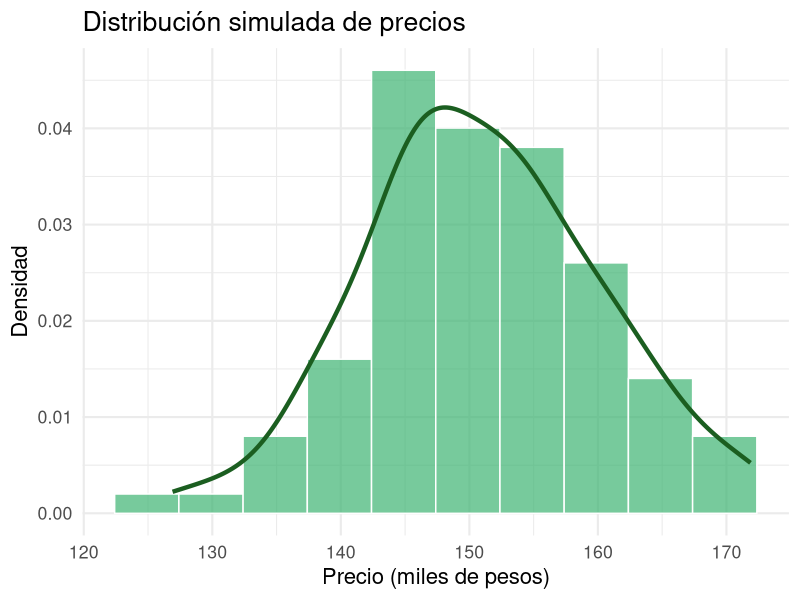
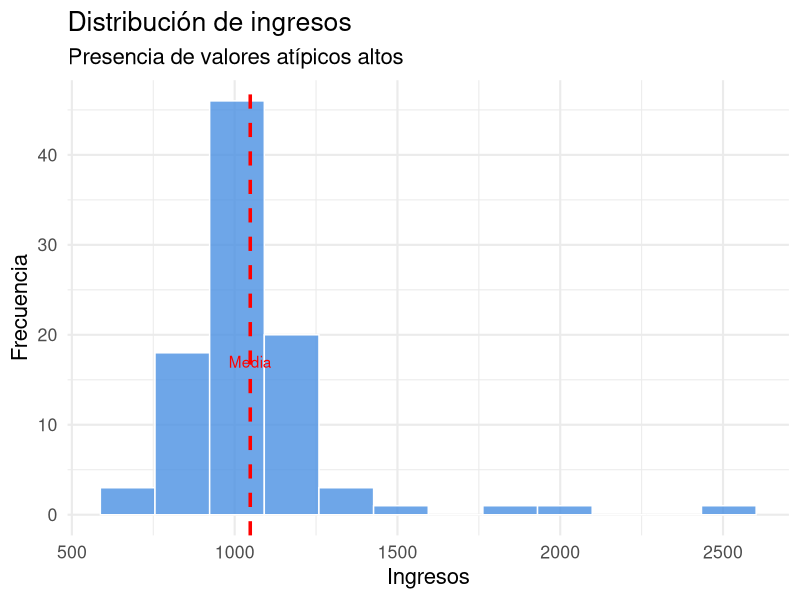
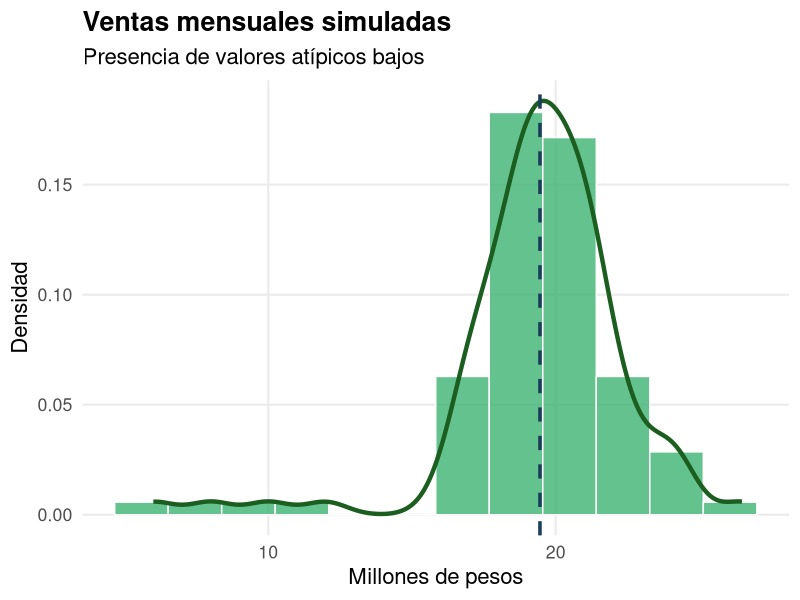

Reproduce these figures in R, in order.
## ---- chunk 1
fig.width=10
fig.height=7
set.seed(123)
library(ggplot2)

precio <- rnorm(100, mean = 150, sd = 10)
df <- data.frame(precio)

ggplot(df, aes(x = precio)) +
  geom_histogram(
    aes(y = ..density..),
    bins = 10,
    fill = "#3CB371",
    color = "white",
    alpha = 0.7
  ) +
  geom_density(
    color = "#1B5E20",
    linewidth = 1.5
  ) +
  labs(
    title = "Distribución simulada de precios",
    x = "Precio (miles de pesos)",
    y = "Densidad"
  ) +
  theme_minimal(base_size = 16)

## ---- chunk 2
fig.width=10
fig.height=7
set.seed(123)

# Datos concentrados + algunos valores altos (sin huecos grandes)
library(ggplot2)

ingresos <- c(rnorm(90, mean = 1000, sd = 150),
              1500, 1800, 2000, 2500)

df <- data.frame(ingresos)
ggplot(df, aes(x = ingresos)) +
  geom_histogram(
    bins = 12,
    fill = "#4A90E2",
    color = "white",
    alpha = 0.8
  ) +
  geom_vline(xintercept = mean(ingresos),
             color = "red",
             linewidth = 1.2,
             linetype = "dashed") +
  annotate("text",
           x = mean(ingresos),
           y = 15,
           label = "Media",
           color = "red",
           vjust = -1) +
  labs(
    title = "Distribución de ingresos",
    subtitle = "Presencia de valores atípicos altos",
    x = "Ingresos",
    y = "Frecuencia"
  ) +
  theme_minimal(base_size = 16)

## ---- chunk 3
library(ggplot2)

ventas <- c(rnorm(90, mean = 20, sd = 2),
                12, 10, 8, 6)

df <- data.frame(ventas)

ggplot(df, aes(x = ventas)) +
  geom_histogram(
    aes(y = ..density..),
    bins = 12,
    fill = "#3CB371",   # verde consistente
    color = "white",
    alpha = 0.8
  ) +
  geom_density(
    color = "#1B5E20",  # verde oscuro
    linewidth = 1.5
  ) +
  geom_vline(
    xintercept = mean(ventas),
    color = "#1C3D5A",  # azul oscuro (consistente con ingresos)
    linewidth = 1.2,
    linetype = "dashed"
  ) +
  labs(
    title = "Ventas mensuales simuladas",
    subtitle = "Presencia de valores atípicos bajos",
    x = "Millones de pesos",
    y = "Densidad"
  ) +
  theme_minimal(base_size = 16) +
  theme(
    plot.title = element_text(face = "bold"),
    panel.grid.minor = element_blank()
  )
